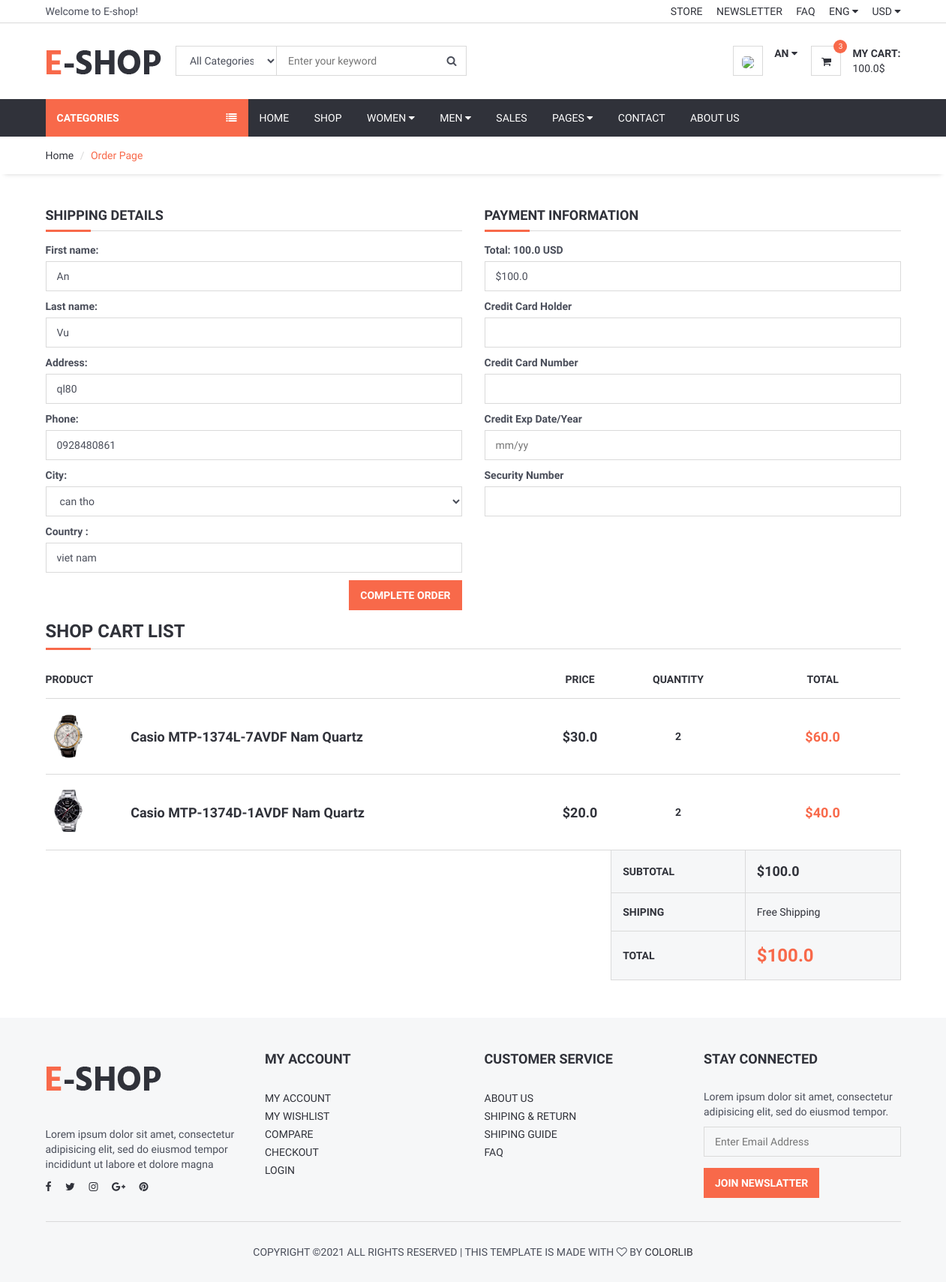
The page /order/orderdetail/ (signed in) on the database as committed earlier.
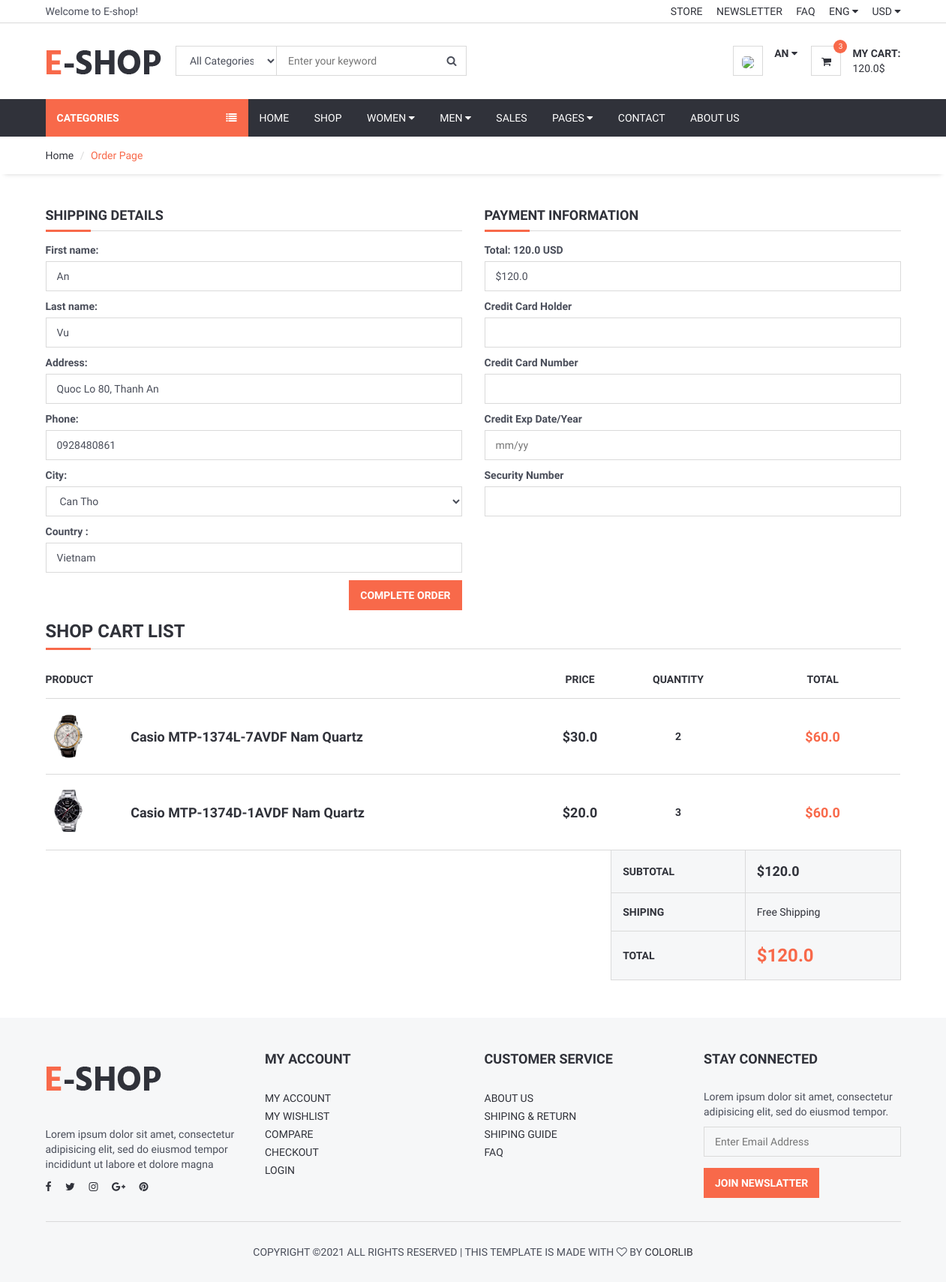
The same page on the database as committed later.
### user/models.py (models this page shows, shortened)
class UserProfile(models.Model):
    user = models.OneToOneField(User, on_delete=models.CASCADE)
    phone = models.CharField(blank=True, max_length=28)
    address = models.CharField(blank=True, max_length=150)
    city = models.CharField(blank=True, max_length=50)
    country = models.CharField(blank=True, max_length=50)
    image = models.ImageField(blank=True, upload_to='images/users/')
    def image_tag(self):
        return mark_safe('<img src="{}" height="50"/>'.format(self.image.url))
    image_tag.short_description = 'Image'

### order/models.py (models this page shows, shortened)
class ShopCart(models.Model):
    user = models.ForeignKey(User, on_delete=models.CASCADE, null=True)
    product = models.ForeignKey(Product, on_delete=models.SET_NULL, null=True)
    quantity = models.IntegerField()
    @property
    def amount(self):
        return (self.product.price * self.quantity)

### product/models.py (models this page shows, shortened)
class Product(models.Model):
    STATUS = (
        ('True', 'True'),
        ('False', 'False'),
    )
    category = models.ForeignKey(Category, on_delete=models.CASCADE) #many to one relation with Category
    title = models.CharField(max_length=100)
    keywords = models.CharField(max_length=255)
    description = models.CharField(max_length=255)
    image = models.ImageField(blank=True, upload_to = 'images/', null= False)
    price = models.FloatField()
    amount = models.IntegerField()
    min_amount = models.IntegerField()
    detail = RichTextUploadingField()
    slug = models.SlugField(null=False, unique=True)
    status = models.CharField(max_length=10, choices=STATUS)
    create_at = models.DateTimeField(auto_now_add=True)
    update_at = models.DateTimeField(auto_now=True)
    def __str__(self):
        return self.title

### order/views.py (the view, shortened to what this page needs)
# urls.py: path('orderdetail/',views.orderdetail, name="orderdetail"),
def orderdetail(request):
    category = Category.objects.all()
    current_user = request.user
    shopcart = ShopCart.objects.filter(user_id=current_user.id)
    total = 0
    for rs in shopcart:
        total += rs.product.price * rs.quantity
    form= OrderForm()
    profile = UserProfile.objects.get(user_id=current_user.id)
    context = {'shopcart': shopcart,
               'category': category,
               'total': total,
               'form': form,
               'profile': profile,
               }
    return render(request, 'order/order_form.html', context)

### order/models.py
class OrderForm(ModelForm):
    class Meta:
        model = Order
        fields = ['first_name','last_name','address','phone','city','country']

### order/templates/order/order_form.html (shortened to what the changed rows need)
{% extends 'home/homebase.html' %}
{% block body %}
	<div class="section">
		<div class="container">
			<div class="row">
				<Form action="" method="POST">
					<div class="col-md-6">
						<div class="billing-details">
                            <p><label for="id_address">Address:</label>
                                <input type="text" name="address" value="{{ profile.address }}" class="input" maxlength="150" id="id_address"></p>
                            <p><label for="id_phone">Phone:</label>
                                <input type="text" name="phone"  value="{{ profile.phone }}"  class="input" maxlength="20" id="id_phone"></p>
                            <p><label for="id_city">City:</label>
                                <select name="city" class="input" id="id_city">
                                    <option value="{{ profile.city }}" selected>{{ profile.city }}</option>
                                </select></p>
                            <p><label for="id_first_name">Country :</label>
                                <input type="text" name="country" class="input" id="id_country" value="{{ profile.country }}"></p>
                        </div>
					</div>
					<div class="col-md-6">
						<div class="shiping-methods">
                            <p><label for="id_first_name">Total: {{ total }} USD </label>
                                <input type="text" name="total" class="input" readonly value="${{ total }}"></p>
                        </div>
					</div>
				</Form>
					<div class="col-md-12">
						<div class="order-summary clearfix">
							<table class="shopping-cart-table table">
								<thead>
									<tr>
										<th>Product</th>
										<th></th>
										<th class="text-center">Price</th>
										<th class="text-center">Quantity</th>
										<th class="text-center">Total</th>
									</tr>
								</thead>
								<tbody>
								{% for rs in shopcart %}
									<tr>
										<td class="thumb"><img src="{{rs.product.image.url}}" alt=""></td>
										<td class="details">
											<a href="/product/{{ rs.product.id }}/{{ rs.product.slug }}">{{rs.product}}</a>
										</td>
										<td class="price text-center"><strong>${{rs.product.price}}</strong>
										<td class="qty text-center"><strong>{{rs.quantity}}</strong> </td>
										<td class="total text-center"><strong class="primary-color">${{rs.amount}}</strong></td>
									</tr>
								{% endfor %}
								</tbody>
								<tfoot>
									<tr>
										<th class="empty" colspan="3"></th>
										<th>SUBTOTAL</th>
										<th colspan="2" class="sub-total">${{total}}</th>
									</tr>
									<tr>
										<th class="empty" colspan="3"></th>
										<th>SHIPING</th>
									</tr>
									<tr>
										<th class="empty" colspan="3"></th>
										<th>TOTAL</th>
										<th colspan="2" class="total">${{total}}</th>
									</tr>
								</tfoot>
							</table>
						</div>
					</div>
			</div>
		</div>
	</div>
{% endblock %}

### home/templates/home/header.html (shortened to what this page needs)
	{% load static %}
	<header>
		<div id="top-header">
			<div class="container">
				<div class="pull-left">
					<span>Welcome to E-shop!</span>
				</div>
				<div class="pull-right">
					<ul class="header-top-links">
						<li><a href="#">Store</a></li>
						<li><a href="#">Newsletter</a></li>
						<li><a href="#">FAQ</a></li>
						<li class="dropdown default-dropdown">
							<a class="dropdown-toggle" data-toggle="dropdown" aria-expanded="true">ENG <i class="fa fa-caret-down"></i></a>
						</li>
						<li class="dropdown default-dropdown">
							<a class="dropdown-toggle" data-toggle="dropdown" aria-expanded="true">USD <i class="fa fa-caret-down"></i></a>
						</li>
					</ul>
				</div>
			</div>
		</div>
		<div id="header">
			<div class="container">
				<div class="pull-left">
					<div class="header-logo">
						<a class="logo" href="/">
							<img src="{% static './img/logo.png' %}" alt="">
						</a>
					</div>
					<div class="header-search">
						<form action="/search/" method="POST">
							<input id="query" name="query" class="input search-input" type="text" placeholder="Enter your keyword">
							<select name="catid" class="input search-categories">
								<option value="0">All Categories</option>
								{% load mptt_tags %}
							</select>
							<button class="search-btn"><i class="fa fa-search"></i></button>
						</form>
					</div>
				</div>
				<div class="pull-right">
					<ul class="header-btns">
						<li class="header-account dropdown default-dropdown">
						{% if user.id is not None %}
							<div class="dropdown-toggle" role="button" data-toggle="dropdown" aria-expanded="true">
								<div class="header-btns-icon">
									<img src="{{ request.session.userimage }}" style="height: 40px; border-radius: 30%">
								</div>
								<strong class="text-uppercase">{{user.first_name}} <i class="fa fa-caret-down"></i></strong>
							</div>
						{% else %}
							<a href="/login" class="text-uppercase">Login</a> / <a href="/signup" class="text-uppercase">Sign Up</a>
						{% endif %}
						</li>
						<li class="header-cart dropdown default-dropdown">
							<a href="/shopcart/" >
								<div class="header-btns-icon">
									<i class="fa fa-shopping-cart"></i>
									<span class="qty">3</span>
								</div>
								<strong class="text-uppercase">My Cart:</strong>
								<br>
								<span>{{total}}$</span>
							</a>
						</li>
					</ul>
				</div>
			</div>
		</div>
	</header>

Rows that differ between the two databases and show on the page:
changed UserProfile: address "ql80" → "Quoc Lo 80, Thanh An"; city "can tho" → "Can Tho"; country "viet nam" → "Vietnam"
changed ShopCart "Casio MTP-1374D-1AVDF Nam Quartz": quantity "2" → "3"; amount "40.0" → "60.0"
Other text that changed with them:
{{ total }}: "100.0" → "120.0"
form field total: "$100.0" → "$120.0"
